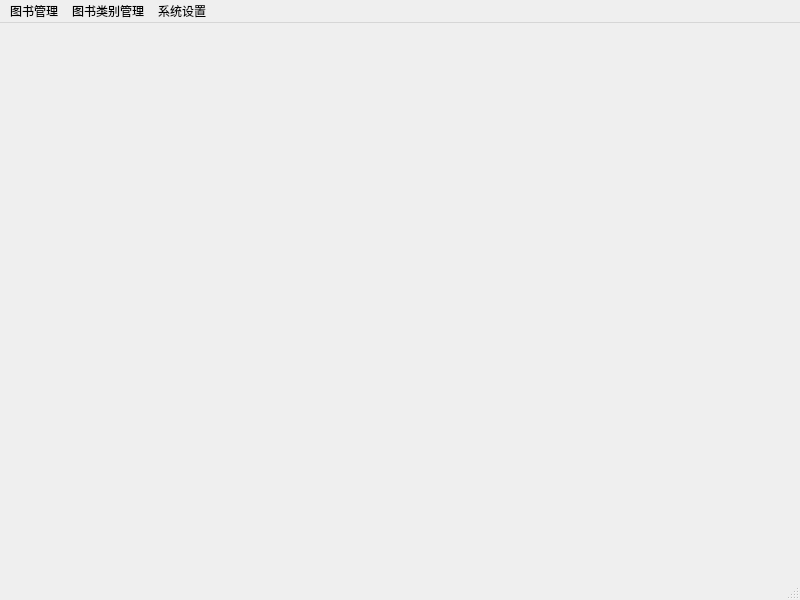
<?xml version="1.0" encoding="UTF-8"?>
<ui version="4.0">
 <class>MainWindow</class>
 <widget class="QMainWindow" name="MainWindow">
  <property name="geometry">
   <rect>
    <x>0</x>
    <y>0</y>
    <width>800</width>
    <height>600</height>
   </rect>
  </property>
  <property name="windowTitle">
   <string>图书管理系统</string>
  </property>
  <widget class="QWidget" name="centralwidget"/>
  <widget class="QMenuBar" name="menubar">
   <property name="geometry">
    <rect>
     <x>0</x>
     <y>0</y>
     <width>800</width>
     <height>22</height>
    </rect>
   </property>
   <widget class="QMenu" name="menu">
    <property name="title">
     <string>图书管理</string>
    </property>
    <addaction name="action"/>
    <addaction name="action_2"/>
   </widget>
   <widget class="QMenu" name="menu_2">
    <property name="title">
     <string>图书类别管理</string>
    </property>
    <addaction name="action_3"/>
    <addaction name="action_4"/>
   </widget>
   <widget class="QMenu" name="menu_3">
    <property name="title">
     <string>系统设置</string>
    </property>
    <addaction name="action_5"/>
    <addaction name="action_6"/>
    <addaction name="separator"/>
    <addaction name="action_8"/>
    <addaction name="action_9"/>
   </widget>
   <addaction name="menu"/>
   <addaction name="menu_2"/>
   <addaction name="menu_3"/>
  </widget>
  <widget class="QStatusBar" name="statusbar"/>
  <action name="action">
   <property name="text">
    <string>图书添加</string>
   </property>
  </action>
  <action name="action_2">
   <property name="text">
    <string>图书信息管理</string>
   </property>
  </action>
  <action name="action_3">
   <property name="text">
    <string>图书类别添加</string>
   </property>
  </action>
  <action name="action_4">
   <property name="text">
    <string>图书类别信息管理</string>
   </property>
  </action>
  <action name="action_5">
   <property name="text">
    <string>修改密码</string>
   </property>
  </action>
  <action name="action_6">
   <property name="text">
    <string>安全退出</string>
   </property>
  </action>
  <action name="action_8">
   <property name="text">
    <string>关于作者</string>
   </property>
  </action>
  <action name="action_9">
   <property name="text">
    <string>广告位:python222</string>
   </property>
  </action>
 </widget>
 <resources/>
 <connections/>
</ui>
